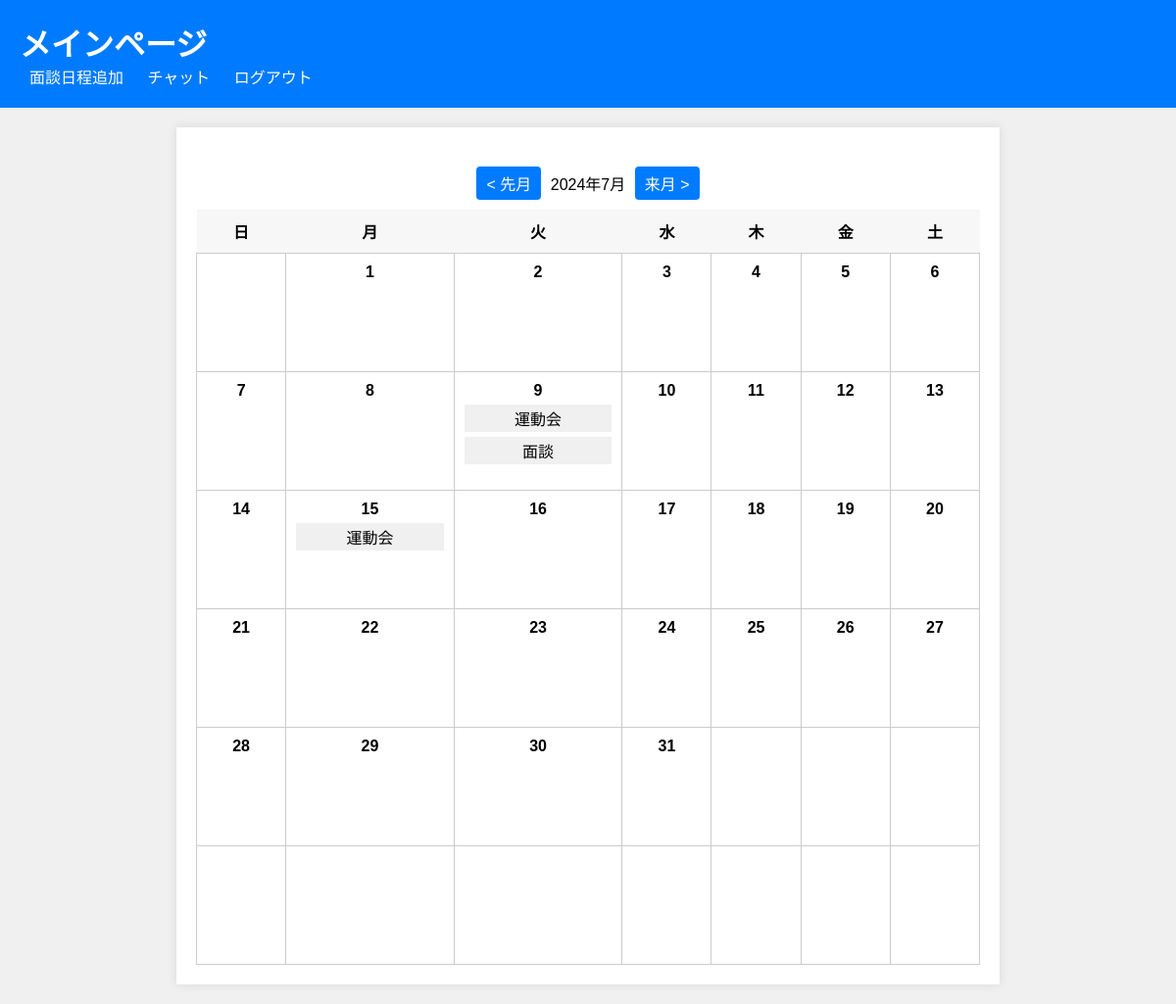
/?year=2024&month=7 (signed in), run on an earlier commit of the app's database.
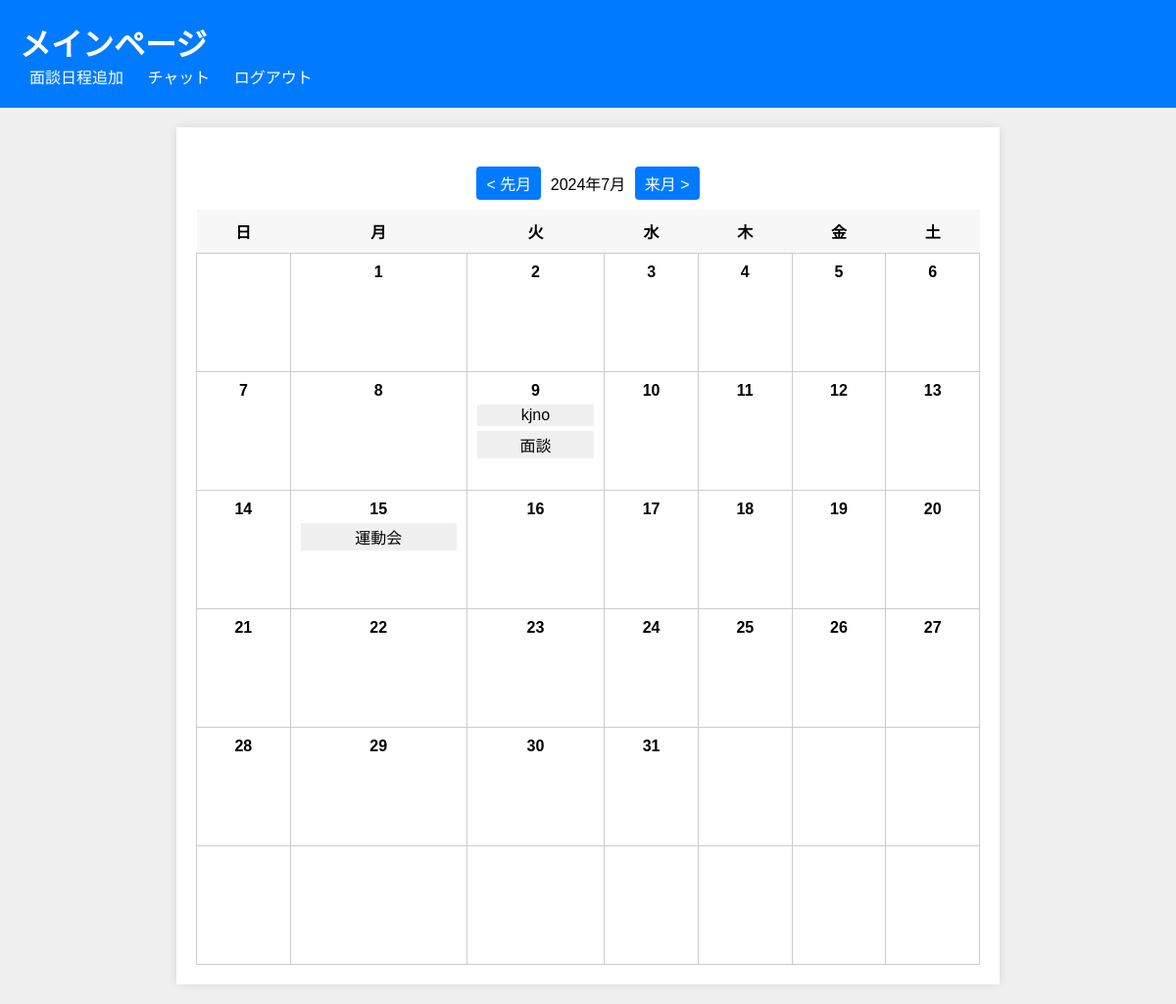
And on a later commit of the database.
### tables this page shows
CREATE TABLE `schedules` (
  `id` int(10) NOT NULL,
  `username` varchar(50) NOT NULL,
  `event` varchar(255) NOT NULL,
  `date` date NOT NULL,
  `time` time NOT NULL
);

### index.php (the view, shortened to what this page needs)
<?php
$servername = "localhost";
$username = "root";
$password = "";
$dbname = "pbl_db";
$conn = new mysqli($servername, $username, $password, $dbname);
$year = isset($_GET['year']) ? $_GET['year'] : date('Y');
$month = isset($_GET['month']) ? $_GET['month'] : date('m');
$prevYear = $year;
$prevMonth = $month - 1;
$nextYear = $year;
$nextMonth = $month + 1;
$daysInMonth = date('t', strtotime($year . '-' . $month . '-01'));
$calendarData = array();
for ($day = 1; $day <= $daysInMonth; $day++) {
    $date = $year . '-' . $month . '-' . str_pad($day, 2, '0', STR_PAD_LEFT);
    $sql = "SELECT * FROM appointments WHERE date = ?";
    $stmt = $conn->prepare($sql);
    $stmt->bind_param("s", $date);
    $stmt->execute();
    $appointmentsResult = $stmt->get_result();
    $sql = "SELECT * FROM schedules WHERE date = ?";
    $stmt = $conn->prepare($sql);
    $stmt->bind_param("s", $date);
    $stmt->execute();
    $eventsResult = $stmt->get_result();
    $calendarData[$date] = array(
        'appointments' => $appointmentsResult->fetch_all(MYSQLI_ASSOC),
        'events' => $eventsResult->fetch_all(MYSQLI_ASSOC)
    );
}
?>
<!DOCTYPE html>
<html lang="ja">
<head>
</head>
<body>
    <div class="header">
        <h1>メインページ</h1>
        <a href="add_appointment.php">面談日程追加</a>
        <a href="talk.php">チャット</a>
        <a href="logout.php">ログアウト</a>
    </div>
    <div class="container">
        <div class="calendar-container">
            <div class="month-navigation">
                <a href="?year=<?php echo $prevYear; ?>&month=<?php echo $prevMonth; ?>">&lt; 先月</a>
                <span><?php echo $year; ?>年<?php echo $month; ?>月</span>
                <a href="?year=<?php echo $nextYear; ?>&month=<?php echo $nextMonth; ?>">来月 &gt;</a>
            </div>
            <table class="calendar">
                <tr>
                    <th>日</th>
                    <th>月</th>
                    <th>火</th>
                    <th>水</th>
                    <th>木</th>
                    <th>金</th>
                    <th>土</th>
                </tr>
                <?php
                $firstDayOfWeek = date('w', strtotime($year . '-' . $month . '-01'));
                $daysInMonth = date('t', strtotime($year . '-' . $month . '-01'));
                $currentDay = 1;
                for ($week = 1; $week <= 6; $week++) {
                    echo "<tr>";
                    for ($dayOfWeek = 0; $dayOfWeek < 7; $dayOfWeek++) {
                        if (($week === 1 && $dayOfWeek < $firstDayOfWeek) || $currentDay > $daysInMonth) {
                            echo "<td></td>";
                        } else {
                            $date = $year . '-' . $month . '-' . str_pad($currentDay, 2, '0', STR_PAD_LEFT);
                            echo "<td>";
                            echo "<div class='day'>" . $currentDay . "</div>";
                            foreach ($calendarData[$date]['events'] as $event) {
                                echo "<div class='event' onclick='openModal(\"" . $event['id'] . "\", \"" . $event['event'] . "\", \"" . $event['date'] . "\", \"" . $event['time'] . "\")'>" . $event['event'] . "</div>";
                            }
                            echo "</td>";
                            $currentDay++;
                        }
                    }
                    echo "</tr>";
                }
                ?>
            </table>
        </div>
    </div>
</body>
</html>

### index.php (style rules this page uses)
body { font-family: Arial, sans-serif; background-color: #f0f0f0; margin: 0; }
.container { background-color: #fff; padding: 20px; width: 80%; max-width: 800px; margin: 20px auto; text-align: center; box-shadow: 0 0 10px rgba(0, 0, 0, 0.1); }
.header { background-color: #007bff; color: white; padding: 20px; position: sticky; top: 0; z-index: 1; }
.header h1 { margin: 0; }
.header a { color: white; text-decoration: none; margin: 0 10px; }
.calendar-container { margin-top: 20px; }
.calendar { width: 100%; border-collapse: collapse; }
.calendar th { background-color: #f7f7f7; padding: 10px; text-align: center; }
.calendar td { padding: 10px; border: 1px solid #ccc; vertical-align: top; height: 100px; }
.calendar .day { font-weight: bold; }
.calendar .event, .calendar .appointment { margin-top: 5px; padding: 2px; cursor: pointer; }
.calendar .event { background-color: #f0f0f0; }
.month-navigation { margin-bottom: 10px; }
.month-navigation a { display: inline-block; padding: 5px 10px; background-color: #007bff; color: white; text-decoration: none; border-radius: 4px; margin: 0 5px; }

What changed in the data, as far as the page shows it:
changed schedules: event "運動会" → "kjno"
